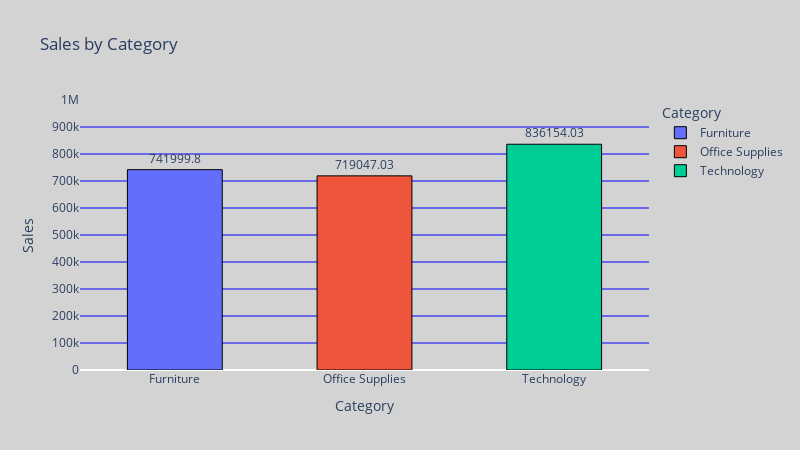

Notebook source saved alongside this figure:
### Code cell
# Category wise total sales 
ds=df.groupby('Category')['Sales'].sum().reset_index().round(2)
fig=px.bar(ds,x='Category',y='Sales',title='Sales by Category',color='Category',text='Sales')
fig.update_layout(height=450,width=800,paper_bgcolor='lightgray',plot_bgcolor='lightgray',yaxis=dict(gridcolor='blue'))

fig.update_traces(width=0.5,textposition='outside',marker_line_color='black',marker_line_width=1)
fig.update_yaxes(range=[0,1000000],dtick=100000,tickformat='~s')
fig.show()

### Figure 1 — Plotly figure (JSON) as saved in the notebook; plotly's stock layout.template omitted (floating-point values rounded to 4 significant figures)
{"data": [{"alignmentgroup": "True", "hovertemplate": "Category=%{x}<br>Sales=%{text}<extra></extra>", "legendgroup": "Furniture", "marker": {"color": "#636efa", "line": {"color": "black", "width": 1}, "pattern": {"shape": ""}}, "name": "Furniture", "offsetgroup": "Furniture", "orientation": "v", "showlegend": true, "text": [742000.0], "textposition": "outside", "type": "bar", "width": 0.5, "x": ["Furniture"], "xaxis": "x", "y": [742000.0], "yaxis": "y"}, {"alignmentgroup": "True", "hovertemplate": "Category=%{x}<br>Sales=%{text}<extra></extra>", "legendgroup": "Office Supplies", "marker": {"color": "#EF553B", "line": {"color": "black", "width": 1}, "pattern": {"shape": ""}}, "name": "Office Supplies", "offsetgroup": "Office Supplies", "orientation": "v", "showlegend": true, "text": [719000.0], "textposition": "outside", "type": "bar", "width": 0.5, "x": ["Office Supplies"], "xaxis": "x", "y": [719000.0], "yaxis": "y"}, {"alignmentgroup": "True", "hovertemplate": "Category=%{x}<br>Sales=%{text}<extra></extra>", "legendgroup": "Technology", "marker": {"color": "#00cc96", "line": {"color": "black", "width": 1}, "pattern": {"shape": ""}}, "name": "Technology", "offsetgroup": "Technology", "orientation": "v", "showlegend": true, "text": [836200.0], "textposition": "outside", "type": "bar", "width": 0.5, "x": ["Technology"], "xaxis": "x", "y": [836200.0], "yaxis": "y"}], "layout": {"barmode": "relative", "height": 450, "legend": {"title": {"text": "Category"}, "tracegroupgap": 0}, "paper_bgcolor": "lightgray", "plot_bgcolor": "lightgray", "title": {"text": "Sales by Category"}, "width": 800, "xaxis": {"anchor": "y", "categoryarray": ["Furniture", "Office Supplies", "Technology"], "categoryorder": "array", "domain": [0, 1], "title": {"text": "Category"}}, "yaxis": {"anchor": "x", "domain": [0, 1], "dtick": 100000, "gridcolor": "blue", "range": [0, 1000000], "tickformat": "~s", "title": {"text": "Sales"}}}}
